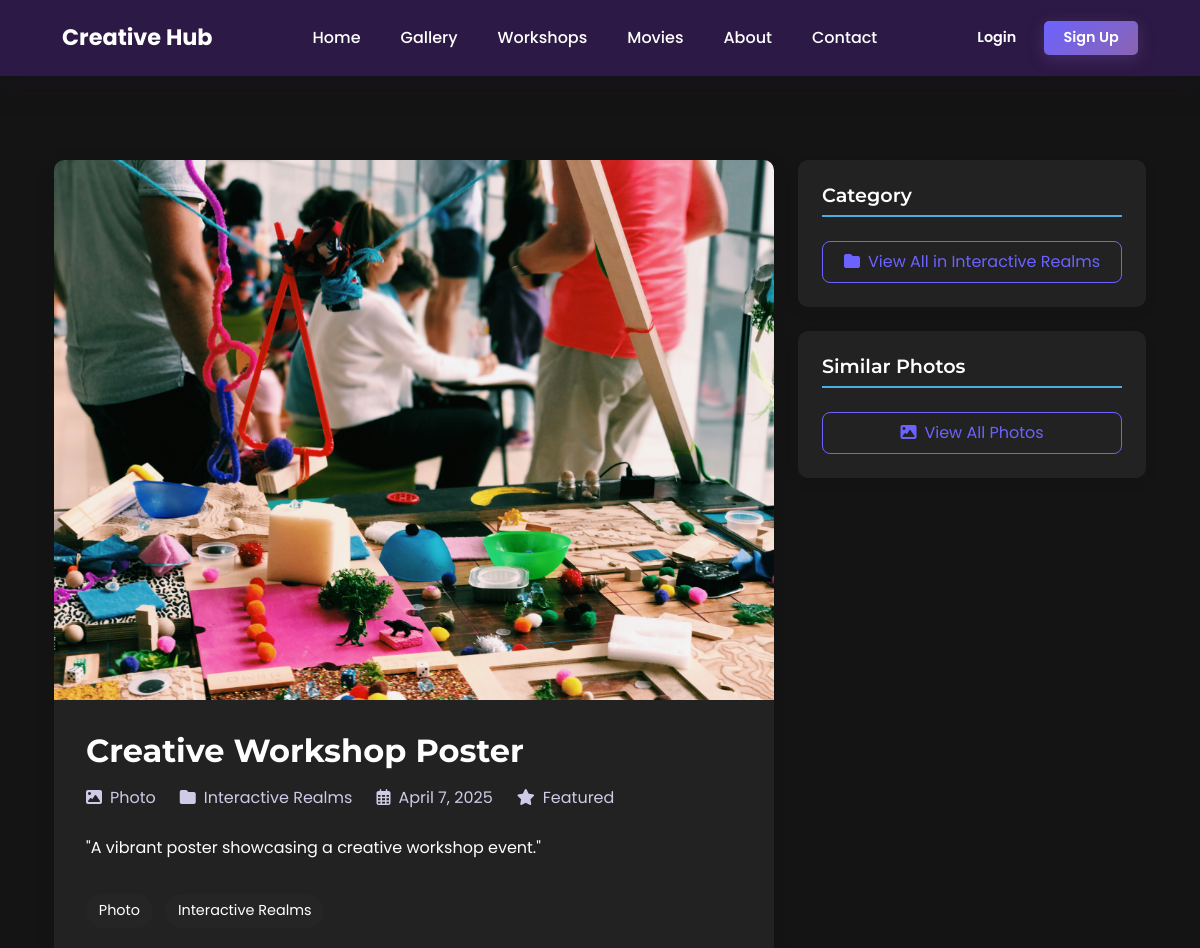
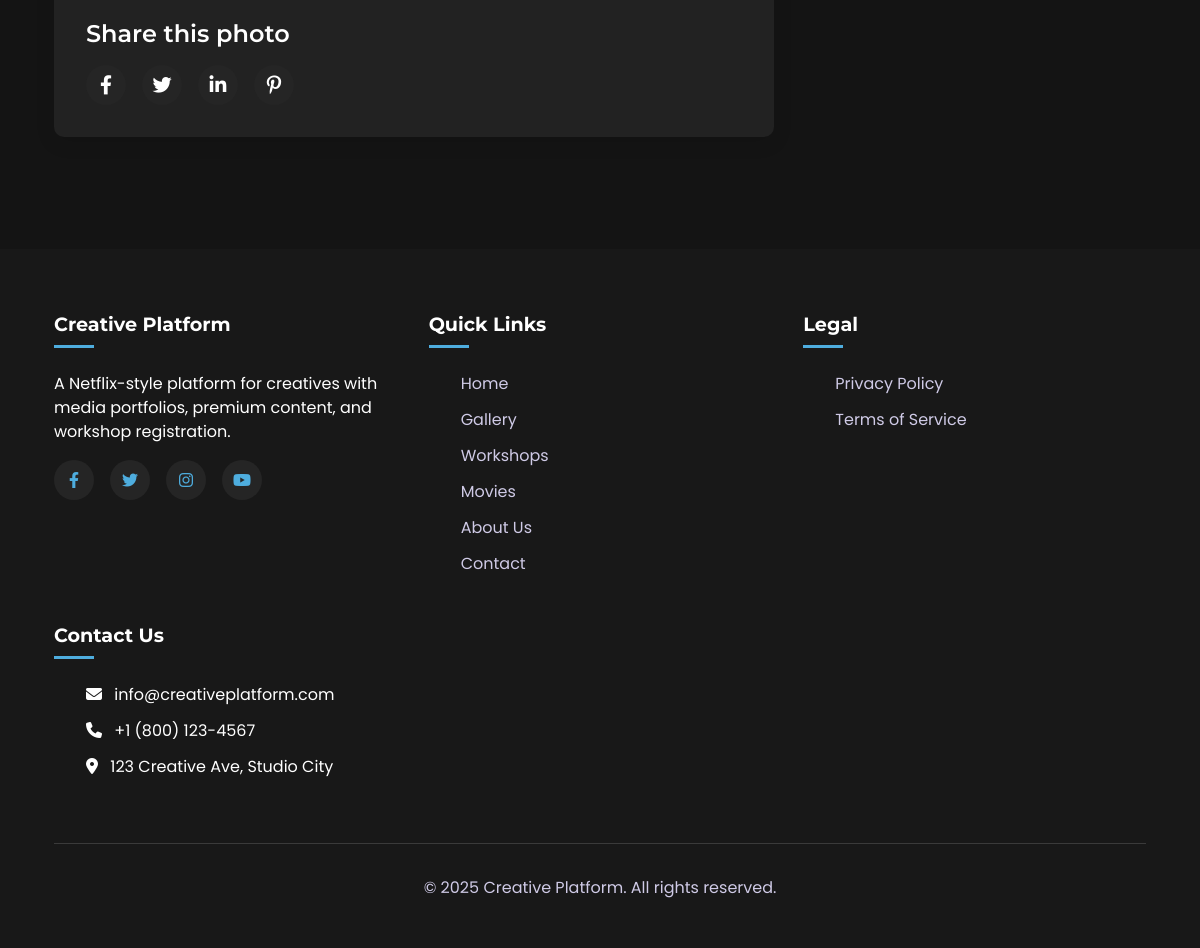
Page /gallery/detail/1/ on the committed database (2 pictures, top to bottom).
### media_gallery/models.py (models this page shows, shortened)
class MediaItem(models.Model):
    MEDIA_CHOICES = (
        ('photo', _('Photo')),
        ('video', _('Video')),
        ('event', _('Event')),
    )
    title = models.CharField(_('Title'), max_length=200)
    description = models.TextField(_('Description'))
    media_type = models.CharField(_('Media Type'), max_length=50, choices=MEDIA_CHOICES)
    category = models.ForeignKey(
        MediaCategory,
        on_delete=models.SET_NULL,
        null=True,
        blank=True,
        related_name='items',
        verbose_name=_('Category')
    )
    file = models.FileField(
        _('Media File'),
        upload_to='gallery/',
        null=True,
        blank=True,
        validators=[FileExtensionValidator(allowed_extensions=['jpg', 'jpeg', 'png', 'gif', 'mp4', 'webm'])]
    )
    media_url = models.URLField(_('Media URL'), max_length=500, blank=True, validators=[URLValidator()])
    thumbnail = models.ImageField(
        _('Thumbnail'),
        upload_to='thumbnails/',
        null=True,
        blank=True,
        validators=[validate_image_quality]
    )
    created_at = models.DateTimeField(_('Created At'), auto_now_add=True)
    is_featured = models.BooleanField(_('Featured'), default=False)
    class Meta:
        verbose_name = _('Media Item')
        verbose_name_plural = _('Media Items')
        ordering = ['-created_at']

class MediaCategory(models.Model):
    name = models.CharField(_('Category Name'), max_length=100, unique=True)
    slug = models.SlugField(_('URL Slug'), max_length=100, unique=True)
    description = models.TextField(_('Description'), blank=True)
    class Meta:
        verbose_name = _('Media Category')
        verbose_name_plural = _('Media Categories')
        ordering = ['name']

### media_gallery/views.py (the view)
# urls.py: path('detail/<int:pk>/', views.media_detail, name='detail'),
def media_detail(request, pk):
    media_item = get_object_or_404(MediaItem, pk=pk)
    if media_item.category:
        related_items = MediaItem.objects.filter(
            category=media_item.category
        ).exclude(pk=pk)[:4]
    else:
        related_items = MediaItem.objects.filter(
            media_type=media_item.media_type
        ).exclude(pk=pk)[:4]
    context = {
        'media_item': media_item,
        'related_items': related_items,
    }
    return render(request, 'media_gallery/detail.html', context)

### templates/media_gallery/detail.html (shortened to what this page needs)
{% extends 'base.html' %}
{% load static %}
{% block content %}
<section class="media-detail-section">
    <div class="container">
        <div class="row">
            <div class="col-lg-8">
                <div class="media-container">
                    <div class="media-display">
                        {% if media_item.media_type == 'photo' %}
                            {% if media_item.file %}
                                <img src="{{ media_item.file.url }}" alt="{{ media_item.title }}" class="media-photo" id="mediaImage">
                            {% elif media_item.media_url %}
                                <img src="{{ media_item.media_url }}" alt="{{ media_item.title }}" class="media-photo" id="mediaImage">
                            {% endif %}
                        {% elif media_item.media_type == 'event' %}
                            {% if media_item.thumbnail %}
                                <img src="{{ media_item.thumbnail.url }}" alt="{{ media_item.title }}" class="media-photo" id="mediaImage">
                            {% elif media_item.media_url %}
                                <img src="{{ media_item.media_url }}" alt="{{ media_item.title }}" class="media-photo" id="mediaImage">
                            {% endif %}
                        {% endif %}
                    </div>
                    <div class="media-info">
                        <h1 class="media-title">{{ media_item.title }}</h1>
                        <div class="media-meta">
                            <div class="media-meta-item">
                                <span class="media-meta-icon"><i class="fas fa-image"></i></span>
                                <span>{{ media_item.media_type|title }}</span>
                            </div>
                            <div class="media-meta-item">
                                <span class="media-meta-icon"><i class="fas fa-folder"></i></span>
                                <span>{% if media_item.category %}{{ media_item.category.name }}{% else %}Uncategorized{% endif %}</span>
                            </div>
                            <div class="media-meta-item">
                                <span class="media-meta-icon"><i class="far fa-calendar-alt"></i></span>
                                <span>{{ media_item.created_at|date:"F j, Y" }}</span>
                            </div>
                            {% if media_item.is_featured %}
                            <div class="media-meta-item">
                                <span class="media-meta-icon"><i class="fas fa-star"></i></span>
                                <span>Featured</span>
                            </div>
                            {% endif %}
                        </div>
                        <div class="media-description">
                            {{ media_item.description|linebreaks }}
                        </div>
                        <div class="media-tags">
                            <span class="media-tag">{{ media_item.media_type|title }}</span>
                            {% if media_item.category %}
                            <span class="media-tag">{{ media_item.category.name }}</span>
                            {% endif %}
                        </div>
                        <div class="share-buttons">
                            <h4 class="share-title">Share this {{ media_item.media_type }}</h4>
                            <div class="share-icons">
                                <a href="https://www.facebook.com/sharer/sharer.php?u={{ request.build_absolute_uri }}" target="_blank" class="share-icon">
                                    <i class="fab fa-facebook-f"></i>
                                </a>
                                <a href="https://twitter.com/intent/tweet?url={{ request.build_absolute_uri }}&text={{ media_item.title }}" target="_blank" class="share-icon">
                                    <i class="fab fa-twitter"></i>
                                </a>
                                <a href="https://www.linkedin.com/shareArticle?mini=true&url={{ request.build_absolute_uri }}&title={{ media_item.title }}" target="_blank" class="share-icon">
                                    <i class="fab fa-linkedin-in"></i>
                                </a>
                                <a href="https://pinterest.com/pin/create/button/?url={{ request.build_absolute_uri }}&media={% if media_item.file %}{{ media_item.file.url }}{% elif media_item.thumbnail %}{{ media_item.thumbnail.url }}{% elif media_item.media_url %}{{ media_item.media_url }}{% endif %}&description={{ media_item.title }}" target="_blank" class="share-icon">
                                    <i class="fab fa-pinterest-p"></i>
                                </a>
                            </div>
                        </div>
                    </div>
                </div>
            </div>
            <div class="col-lg-4">
                <div class="media-sidebar">
                    <div class="sidebar-card">
                        <h3 class="sidebar-title">Category</h3>
                        <div class="d-grid gap-2">
                            {% if media_item.category %}
                            <a href="{% url 'media_gallery:category' media_item.category.slug %}" class="btn btn-outline-primary">
                                <i class="fas fa-folder me-2"></i>View All in {{ media_item.category.name }}
                            </a>
                            {% else %}
                            <span class="text-muted">This item has no category assigned.</span>
                            {% endif %}
                        </div>
                    </div>
                    <div class="sidebar-card">
                        <h3 class="sidebar-title">Similar {{ media_item.media_type|title }}s</h3>
                        <div class="d-grid gap-2">
                            <a href="{% url 'media_gallery:media_type' media_item.media_type %}" class="btn btn-outline-primary">
                                <i class="fas fa-image me-2"></i>View All {{ media_item.media_type|title }}s
                            </a>
                        </div>
                    </div>
                </div>
            </div>
        </div>
    </div>
</section>
{% endblock %}

### static/css/main.css (style rules this page uses)
:root { --primary-color: #6A4C93; --primary-color-rgb: 106, 76, 147; --secondary-color: #9A8EB5; --secondary-color-rgb: 154, 142, 181; --accent-color: #B8B5FF; --accent-color-rgb: 184, 181, 255; --success-color: #0CCA98; --success-color-rgb: 12, 202, 152; --warning-color: #FFC107; --warning-color-rgb: 255, 193, 7; --danger-color: #FF375F; --danger-color-rgb: 255, 55, 95; --gradient-primary: linear-gradient(135deg, var(--primary-color), #8A64B1); --gradient-secondary: linear-gradient(135deg, var(--secondary-color), #BEAEE2); --gradient-accent: linear-gradient(135deg, var(--accent-color), #D1CFFF); --gradient-hero: linear-gradient(to right, #2E1A47, #4A2C69); --gradient-card: linear-gradient(135deg, rgba(106, 76, 147, 0.05), rgba(184, 181, 255, 0.05)); --bg-color: #1E1224; --surface-color: #2A1B37; --card-bg: #3C2751; --input-bg: #452D5D; --section-bg: #27193A; --section-alt-bg: #362447; --border-color: #4A3163; --text-color: #FFFFFF; --text-color-muted: #CFCAE6; --text-color-muted-rgb: 207, 202, 230; --shadow-color: rgba(26, 16, 35, 0.5); --font-family-base: 'Poppins', sans-serif; --font-family-heading: 'Montserrat', sans-serif; --font-size-base: 1rem; --font-size-large: 1.25rem; --font-size-small: 0.875rem; --font-weight-light: 300; --font-weight-normal: 400; --font-weight-bold: 700; --line-height-base: 1.5; --spacing-xs: 0.25rem; --spacing-sm: 0.5rem; --spacing-md: 1rem; --spacing-lg: 1.5rem; --spacing-xl: 2.5rem; --spacing-xxl: 4rem; --border-radius-sm: 4px; --border-radius-md: 8px; --border-radius-lg: 12px; --border-radius-xl: 20px; --border-radius-circle: 50%; --transition-normal: all 0.3s ease; --transition-slow: all 0.5s ease; --transition-fast: all 0.15s ease; --z-index-dropdown: 1000; --z-index-sticky: 1020; --z-index-fixed: 1030; --z-index-modal-backdrop: 1040; --z-index-modal: 1050; --z-index-tooltip: 1070; }
* { margin: 0; padding: 0; box-sizing: border-box; }
body { font-family: var(--font-family-base); font-size: var(--font-size-base); line-height: var(--line-height-base); color: var(--text-color); background-color: var(--bg-color); transition: background-color 0.3s ease; }
h1, h2, h3, h4, h5, h6 { font-family: var(--font-family-heading); font-weight: var(--font-weight-bold); line-height: 1.2; margin-bottom: 1rem; }
p { margin-bottom: 1rem; }
a { color: var(--accent-color); text-decoration: none; transition: var(--transition-normal); }
img { max-width: 100%; height: auto; }
.container { width: 100%; padding-right: var(--spacing-lg); padding-left: var(--spacing-lg); margin-right: auto; margin-left: auto; }
.btn { display: inline-block; font-weight: var(--font-weight-normal); text-align: center; white-space: nowrap; vertical-align: middle; user-select: none; border: 1px solid transparent; padding: 0.5rem 1.25rem; font-size: var(--font-size-base); line-height: 1.5; border-radius: var(--border-radius-md); transition: var(--transition-normal); cursor: pointer; }
.btn-outline-primary { background-color: transparent; border-color: var(--primary-color); color: var(--primary-color); }
@media (min-width: 576px) { .container { max-width: 540px; } }
@media (min-width: 768px) { .container { max-width: 720px; } }
@media (min-width: 992px) { .container { max-width: 960px; } }
@media (min-width: 1200px) { .container { max-width: 1140px; } }

### static/css/themes/default.css (style rules this page uses)
:root { --primary-color: #6C63FF; --primary-color-rgb: 108, 99, 255; --secondary-color: #FF6584; --secondary-color-rgb: 255, 101, 132; --accent-color: #4EADDE; --accent-color-rgb: 78, 173, 222; --gradient-primary: linear-gradient(135deg, #6C63FF, #4834DF); --gradient-secondary: linear-gradient(135deg, #FF6584, #FF4384); --gradient-accent: linear-gradient(135deg, #4EADDE, #2578BE); --gradient-hero: linear-gradient(to right, #0F0C29, #302B63, #24243E); --bg-color: #141414; --surface-color: #181818; --card-bg: #222222; --input-bg: #333333; --section-bg: #1A1A1A; --section-alt-bg: #252525; --border-color: #3A3A3A; --font-family-base: 'Netflix Sans', 'Poppins', sans-serif; --font-family-heading: 'Netflix Sans Medium', 'Montserrat', sans-serif; }

### rows in the picture
MediaItem: file (picture), title "Creative Workshop Poster", media_type "Photo", category.name "Interactive Realms", created_at "April 7, 2025", description "\"A vibrant poster showcasing a creative workshop event.\"", media_type "photo"
